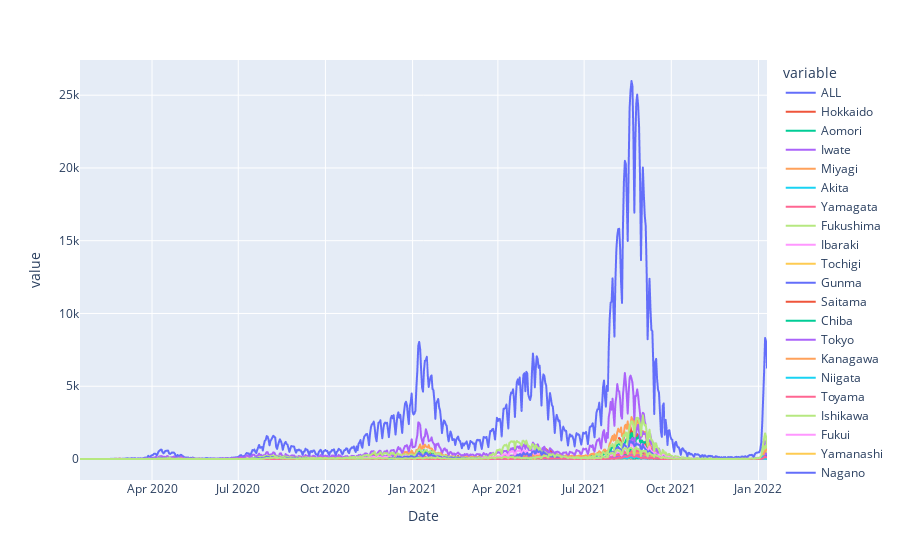

Notebook cell for this chart:
### Code cell
px.line(df, )

### Figure 1 — Plotly figure (JSON) as saved in the notebook; plotly's stock layout.template omitted (floating-point values rounded to 4 significant figures; data arrays with more than 128 entries replaced by an {"elided": "..."} marker saying what was removed)
{"data": [{"hovertemplate": "variable=ALL<br>Date=%{x}<br>value=%{y}<extra></extra>", "legendgroup": "ALL", "line": {"color": "#636efa", "dash": "solid"}, "marker": {"symbol": "circle"}, "mode": "lines", "name": "ALL", "showlegend": true, "type": "scattergl", "x": {"elided": "726 str values"}, "xaxis": "x", "y": {"elided": "726 int values"}, "yaxis": "y"}, {"hovertemplate": "variable=Hokkaido<br>Date=%{x}<br>value=%{y}<extra></extra>", "legendgroup": "Hokkaido", "line": {"color": "#EF553B", "dash": "solid"}, "marker": {"symbol": "circle"}, "mode": "lines", "name": "Hokkaido", "showlegend": true, "type": "scattergl", "x": {"elided": "726 str values"}, "xaxis": "x", "y": {"elided": "726 int values"}, "yaxis": "y"}, {"hovertemplate": "variable=Aomori<br>Date=%{x}<br>value=%{y}<extra></extra>", "legendgroup": "Aomori", "line": {"color": "#00cc96", "dash": "solid"}, "marker": {"symbol": "circle"}, "mode": "lines", "name": "Aomori", "showlegend": true, "type": "scattergl", "x": {"elided": "726 str values"}, "xaxis": "x", "y": {"elided": "726 int values"}, "yaxis": "y"}, {"hovertemplate": "variable=Iwate<br>Date=%{x}<br>value=%{y}<extra></extra>", "legendgroup": "Iwate", "line": {"color": "#ab63fa", "dash": "solid"}, "marker": {"symbol": "circle"}, "mode": "lines", "name": "Iwate", "showlegend": true, "type": "scattergl", "x": {"elided": "726 str values"}, "xaxis": "x", "y": {"elided": "726 int values"}, "yaxis": "y"}, {"hovertemplate": "variable=Miyagi<br>Date=%{x}<br>value=%{y}<extra></extra>", "legendgroup": "Miyagi", "line": {"color": "#FFA15A", "dash": "solid"}, "marker": {"symbol": "circle"}, "mode": "lines", "name": "Miyagi", "showlegend": true, "type": "scattergl", "x": {"elided": "726 str values"}, "xaxis": "x", "y": {"elided": "726 int values"}, "yaxis": "y"}, {"hovertemplate": "variable=Akita<br>Date=%{x}<br>value=%{y}<extra></extra>", "legendgroup": "Akita", "line": {"color": "#19d3f3", "dash": "solid"}, "marker": {"symbol": "circle"}, "mode": "lines", "name": "Akita", "showlegend": true, "type": "scattergl", "x": {"elided": "726 str values"}, "xaxis": "x", "y": {"elided": "726 int values"}, "yaxis": "y"}, {"hovertemplate": "variable=Yamagata<br>Date=%{x}<br>value=%{y}<extra></extra>", "legendgroup": "Yamagata", "line": {"color": "#FF6692", "dash": "solid"}, "marker": {"symbol": "circle"}, "mode": "lines", "name": "Yamagata", "showlegend": true, "type": "scattergl", "x": {"elided": "726 str values"}, "xaxis": "x", "y": {"elided": "726 int values"}, "yaxis": "y"}, {"hovertemplate": "variable=Fukushima<br>Date=%{x}<br>value=%{y}<extra></extra>", "legendgroup": "Fukushima", "line": {"color": "#B6E880", "dash": "solid"}, "marker": {"symbol": "circle"}, "mode": "lines", "name": "Fukushima", "showlegend": true, "type": "scattergl", "x": {"elided": "726 str values"}, "xaxis": "x", "y": {"elided": "726 int values"}, "yaxis": "y"}, {"hovertemplate": "variable=Ibaraki<br>Date=%{x}<br>value=%{y}<extra></extra>", "legendgroup": "Ibaraki", "line": {"color": "#FF97FF", "dash": "solid"}, "marker": {"symbol": "circle"}, "mode": "lines", "name": "Ibaraki", "showlegend": true, "type": "scattergl", "x": {"elided": "726 str values"}, "xaxis": "x", "y": {"elided": "726 int values"}, "yaxis": "y"}, {"hovertemplate": "variable=Tochigi<br>Date=%{x}<br>value=%{y}<extra></extra>", "legendgroup": "Tochigi", "line": {"color": "#FECB52", "dash": "solid"}, "marker": {"symbol": "circle"}, "mode": "lines", "name": "Tochigi", "showlegend": true, "type": "scattergl", "x": {"elided": "726 str values"}, "xaxis": "x", "y": {"elided": "726 int values"}, "yaxis": "y"}, {"hovertemplate": "variable=Gunma<br>Date=%{x}<br>value=%{y}<extra></extra>", "legendgroup": "Gunma", "line": {"color": "#636efa", "dash": "solid"}, "marker": {"symbol": "circle"}, "mode": "lines", "name": "Gunma", "showlegend": true, "type": "scattergl", "x": {"elided": "726 str values"}, "xaxis": "x", "y": {"elided": "726 int values"}, "yaxis": "y"}, {"hovertemplate": "variable=Saitama<br>Date=%{x}<br>value=%{y}<extra></extra>", "legendgroup": "Saitama", "line": {"color": "#EF553B", "dash": "solid"}, "marker": {"symbol": "circle"}, "mode": "lines", "name": "Saitama", "showlegend": true, "type": "scattergl", "x": {"elided": "726 str values"}, "xaxis": "x", "y": {"elided": "726 int values"}, "yaxis": "y"}, {"hovertemplate": "variable=Chiba<br>Date=%{x}<br>value=%{y}<extra></extra>", "legendgroup": "Chiba", "line": {"color": "#00cc96", "dash": "solid"}, "marker": {"symbol": "circle"}, "mode": "lines", "name": "Chiba", "showlegend": true, "type": "scattergl", "x": {"elided": "726 str values"}, "xaxis": "x", "y": {"elided": "726 int values"}, "yaxis": "y"}, {"hovertemplate": "variable=Tokyo<br>Date=%{x}<br>value=%{y}<extra></extra>", "legendgroup": "Tokyo", "line": {"color": "#ab63fa", "dash": "solid"}, "marker": {"symbol": "circle"}, "mode": "lines", "name": "Tokyo", "showlegend": true, "type": "scattergl", "x": {"elided": "726 str values"}, "xaxis": "x", "y": {"elided": "726 int values"}, "yaxis": "y"}, {"hovertemplate": "variable=Kanagawa<br>Date=%{x}<br>value=%{y}<extra></extra>", "legendgroup": "Kanagawa", "line": {"color": "#FFA15A", "dash": "solid"}, "marker": {"symbol": "circle"}, "mode": "lines", "name": "Kanagawa", "showlegend": true, "type": "scattergl", "x": {"elided": "726 str values"}, "xaxis": "x", "y": {"elided": "726 int values"}, "yaxis": "y"}, {"hovertemplate": "variable=Niigata<br>Date=%{x}<br>value=%{y}<extra></extra>", "legendgroup": "Niigata", "line": {"color": "#19d3f3", "dash": "solid"}, "marker": {"symbol": "circle"}, "mode": "lines", "name": "Niigata", "showlegend": true, "type": "scattergl", "x": {"elided": "726 str values"}, "xaxis": "x", "y": {"elided": "726 int values"}, "yaxis": "y"}, {"hovertemplate": "variable=Toyama<br>Date=%{x}<br>value=%{y}<extra></extra>", "legendgroup": "Toyama", "line": {"color": "#FF6692", "dash": "solid"}, "marker": {"symbol": "circle"}, "mode": "lines", "name": "Toyama", "showlegend": true, "type": "scattergl", "x": {"elided": "726 str values"}, "xaxis": "x", "y": {"elided": "726 int values"}, "yaxis": "y"}, {"hovertemplate": "variable=Ishikawa<br>Date=%{x}<br>value=%{y}<extra></extra>", "legendgroup": "Ishikawa", "line": {"color": "#B6E880", "dash": "solid"}, "marker": {"symbol": "circle"}, "mode": "lines", "name": "Ishikawa", "showlegend": true, "type": "scattergl", "x": {"elided": "726 str values"}, "xaxis": "x", "y": {"elided": "726 int values"}, "yaxis": "y"}, {"hovertemplate": "variable=Fukui<br>Date=%{x}<br>value=%{y}<extra></extra>", "legendgroup": "Fukui", "line": {"color": "#FF97FF", "dash": "solid"}, "marker": {"symbol": "circle"}, "mode": "lines", "name": "Fukui", "showlegend": true, "type": "scattergl", "x": {"elided": "726 str values"}, "xaxis": "x", "y": {"elided": "726 int values"}, "yaxis": "y"}, {"hovertemplate": "variable=Yamanashi<br>Date=%{x}<br>value=%{y}<extra></extra>", "legendgroup": "Yamanashi", "line": {"color": "#FECB52", "dash": "solid"}, "marker": {"symbol": "circle"}, "mode": "lines", "name": "Yamanashi", "showlegend": true, "type": "scattergl", "x": {"elided": "726 str values"}, "xaxis": "x", "y": {"elided": "726 int values"}, "yaxis": "y"}, {"hovertemplate": "variable=Nagano<br>Date=%{x}<br>value=%{y}<extra></extra>", "legendgroup": "Nagano", "line": {"color": "#636efa", "dash": "solid"}, "marker": {"symbol": "circle"}, "mode": "lines", "name": "Nagano", "showlegend": true, "type": "scattergl", "x": {"elided": "726 str values"}, "xaxis": "x", "y": {"elided": "726 int values"}, "yaxis": "y"}, {"hovertemplate": "variable=Gifu<br>Date=%{x}<br>value=%{y}<extra></extra>", "legendgroup": "Gifu", "line": {"color": "#EF553B", "dash": "solid"}, "marker": {"symbol": "circle"}, "mode": "lines", "name": "Gifu", "showlegend": true, "type": "scattergl", "x": {"elided": "726 str values"}, "xaxis": "x", "y": {"elided": "726 int values"}, "yaxis": "y"}, {"hovertemplate": "variable=Shizuoka<br>Date=%{x}<br>value=%{y}<extra></extra>", "legendgroup": "Shizuoka", "line": {"color": "#00cc96", "dash": "solid"}, "marker": {"symbol": "circle"}, "mode": "lines", "name": "Shizuoka", "showlegend": true, "type": "scattergl", "x": {"elided": "726 str values"}, "xaxis": "x", "y": {"elided": "726 int values"}, "yaxis": "y"}, {"hovertemplate": "variable=Aichi<br>Date=%{x}<br>value=%{y}<extra></extra>", "legendgroup": "Aichi", "line": {"color": "#ab63fa", "dash": "solid"}, "marker": {"symbol": "circle"}, "mode": "lines", "name": "Aichi", "showlegend": true, "type": "scattergl", "x": {"elided": "726 str values"}, "xaxis": "x", "y": {"elided": "726 int values"}, "yaxis": "y"}, {"hovertemplate": "variable=Mie<br>Date=%{x}<br>value=%{y}<extra></extra>", "legendgroup": "Mie", "line": {"color": "#FFA15A", "dash": "solid"}, "marker": {"symbol": "circle"}, "mode": "lines", "name": "Mie", "showlegend": true, "type": "scattergl", "x": {"elided": "726 str values"}, "xaxis": "x", "y": {"elided": "726 int values"}, "yaxis": "y"}, {"hovertemplate": "variable=Shiga<br>Date=%{x}<br>value=%{y}<extra></extra>", "legendgroup": "Shiga", "line": {"color": "#19d3f3", "dash": "solid"}, "marker": {"symbol": "circle"}, "mode": "lines", "name": "Shiga", "showlegend": true, "type": "scattergl", "x": {"elided": "726 str values"}, "xaxis": "x", "y": {"elided": "726 int values"}, "yaxis": "y"}, {"hovertemplate": "variable=Kyoto<br>Date=%{x}<br>value=%{y}<extra></extra>", "legendgroup": "Kyoto", "line": {"color": "#FF6692", "dash": "solid"}, "marker": {"symbol": "circle"}, "mode": "lines", "name": "Kyoto", "showlegend": true, "type": "scattergl", "x": {"elided": "726 str values"}, "xaxis": "x", "y": {"elided": "726 int values"}, "yaxis": "y"}, {"hovertemplate": "variable=Osaka<br>Date=%{x}<br>value=%{y}<extra></extra>", "legendgroup": "Osaka", "line": {"color": "#B6E880", "dash": "solid"}, "marker": {"symbol": "circle"}, "mode": "lines", "name": "Osaka", "showlegend": true, "type": "scattergl", "x": {"elided": "726 str values"}, "xaxis": "x", "y": {"elided": "726 int values"}, "yaxis": "y"}, {"hovertemplate": "variable=Hyogo<br>Date=%{x}<br>value=%{y}<extra></extra>", "legendgroup": "Hyogo", "line": {"color": "#FF97FF", "dash": "solid"}, "marker": {"symbol": "circle"}, "mode": "lines", "name": "Hyogo", "showlegend": true, "type": "scattergl", "x": {"elided": "726 str values"}, "xaxis": "x", "y": {"elided": "726 int values"}, "yaxis": "y"}, {"hovertemplate": "variable=Nara<br>Date=%{x}<br>value=%{y}<extra></extra>", "legendgroup": "Nara", "line": {"color": "#FECB52", "dash": "solid"}, "marker": {"symbol": "circle"}, "mode": "lines", "name": "Nara", "showlegend": true, "type": "scattergl", "x": {"elided": "726 str values"}, "xaxis": "x", "y": {"elided": "726 int values"}, "yaxis": "y"}, {"hovertemplate": "variable=Wakayama<br>Date=%{x}<br>value=%{y}<extra></extra>", "legendgroup": "Wakayama", "line": {"color": "#636efa", "dash": "solid"}, "marker": {"symbol": "circle"}, "mode": "lines", "name": "Wakayama", "showlegend": true, "type": "scattergl", "x": {"elided": "726 str values"}, "xaxis": "x", "y": {"elided": "726 int values"}, "yaxis": "y"}, {"hovertemplate": "variable=Tottori<br>Date=%{x}<br>value=%{y}<extra></extra>", "legendgroup": "Tottori", "line": {"color": "#EF553B", "dash": "solid"}, "marker": {"symbol": "circle"}, "mode": "lines", "name": "Tottori", "showlegend": true, "type": "scattergl", "x": {"elided": "726 str values"}, "xaxis": "x", "y": {"elided": "726 int values"}, "yaxis": "y"}, {"hovertemplate": "variable=Shimane<br>Date=%{x}<br>value=%{y}<extra></extra>", "legendgroup": "Shimane", "line": {"color": "#00cc96", "dash": "solid"}, "marker": {"symbol": "circle"}, "mode": "lines", "name": "Shimane", "showlegend": true, "type": "scattergl", "x": {"elided": "726 str values"}, "xaxis": "x", "y": {"elided": "726 int values"}, "yaxis": "y"}, {"hovertemplate": "variable=Okayama<br>Date=%{x}<br>value=%{y}<extra></extra>", "legendgroup": "Okayama", "line": {"color": "#ab63fa", "dash": "solid"}, "marker": {"symbol": "circle"}, "mode": "lines", "name": "Okayama", "showlegend": true, "type": "scattergl", "x": {"elided": "726 str values"}, "xaxis": "x", "y": {"elided": "726 int values"}, "yaxis": "y"}, {"hovertemplate": "variable=Hiroshima<br>Date=%{x}<br>value=%{y}<extra></extra>", "legendgroup": "Hiroshima", "line": {"color": "#FFA15A", "dash": "solid"}, "marker": {"symbol": "circle"}, "mode": "lines", "name": "Hiroshima", "showlegend": true, "type": "scattergl", "x": {"elided": "726 str values"}, "xaxis": "x", "y": {"elided": "726 int values"}, "yaxis": "y"}, {"hovertemplate": "variable=Yamaguchi<br>Date=%{x}<br>value=%{y}<extra></extra>", "legendgroup": "Yamaguchi", "line": {"color": "#19d3f3", "dash": "solid"}, "marker": {"symbol": "circle"}, "mode": "lines", "name": "Yamaguchi", "showlegend": true, "type": "scattergl", "x": {"elided": "726 str values"}, "xaxis": "x", "y": {"elided": "726 int values"}, "yaxis": "y"}, {"hovertemplate": "variable=Tokushima<br>Date=%{x}<br>value=%{y}<extra></extra>", "legendgroup": "Tokushima", "line": {"color": "#FF6692", "dash": "solid"}, "marker": {"symbol": "circle"}, "mode": "lines", "name": "Tokushima", "showlegend": true, "type": "scattergl", "x": {"elided": "726 str values"}, "xaxis": "x", "y": {"elided": "726 int values"}, "yaxis": "y"}, {"hovertemplate": "variable=Kagawa<br>Date=%{x}<br>value=%{y}<extra></extra>", "legendgroup": "Kagawa", "line": {"color": "#B6E880", "dash": "solid"}, "marker": {"symbol": "circle"}, "mode": "lines", "name": "Kagawa", "showlegend": true, "type": "scattergl", "x": {"elided": "726 str values"}, "xaxis": "x", "y": {"elided": "726 int values"}, "yaxis": "y"}, {"hovertemplate": "variable=Ehime<br>Date=%{x}<br>value=%{y}<extra></extra>", "legendgroup": "Ehime", "line": {"color": "#FF97FF", "dash": "solid"}, "marker": {"symbol": "circle"}, "mode": "lines", "name": "Ehime", "showlegend": true, "type": "scattergl", "x": {"elided": "726 str values"}, "xaxis": "x", "y": {"elided": "726 int values"}, "yaxis": "y"}, {"hovertemplate": "variable=Kochi<br>Date=%{x}<br>value=%{y}<extra></extra>", "legendgroup": "Kochi", "line": {"color": "#FECB52", "dash": "solid"}, "marker": {"symbol": "circle"}, "mode": "lines", "name": "Kochi", "showlegend": true, "type": "scattergl", "x": {"elided": "726 str values"}, "xaxis": "x", "y": {"elided": "726 int values"}, "yaxis": "y"}, {"hovertemplate": "variable=Fukuoka<br>Date=%{x}<br>value=%{y}<extra></extra>", "legendgroup": "Fukuoka", "line": {"color": "#636efa", "dash": "solid"}, "marker": {"symbol": "circle"}, "mode": "lines", "name": "Fukuoka", "showlegend": true, "type": "scattergl", "x": {"elided": "726 str values"}, "xaxis": "x", "y": {"elided": "726 int values"}, "yaxis": "y"}, {"hovertemplate": "variable=Saga<br>Date=%{x}<br>value=%{y}<extra></extra>", "legendgroup": "Saga", "line": {"color": "#EF553B", "dash": "solid"}, "marker": {"symbol": "circle"}, "mode": "lines", "name": "Saga", "showlegend": true, "type": "scattergl", "x": {"elided": "726 str values"}, "xaxis": "x", "y": {"elided": "726 int values"}, "yaxis": "y"}, {"hovertemplate": "variable=Nagasaki<br>Date=%{x}<br>value=%{y}<extra></extra>", "legendgroup": "Nagasaki", "line": {"color": "#00cc96", "dash": "solid"}, "marker": {"symbol": "circle"}, "mode": "lines", "name": "Nagasaki", "showlegend": true, "type": "scattergl", "x": {"elided": "726 str values"}, "xaxis": "x", "y": {"elided": "726 int values"}, "yaxis": "y"}, {"hovertemplate": "variable=Kumamoto<br>Date=%{x}<br>value=%{y}<extra></extra>", "legendgroup": "Kumamoto", "line": {"color": "#ab63fa", "dash": "solid"}, "marker": {"symbol": "circle"}, "mode": "lines", "name": "Kumamoto", "showlegend": true, "type": "scattergl", "x": {"elided": "726 str values"}, "xaxis": "x", "y": {"elided": "726 int values"}, "yaxis": "y"}, {"hovertemplate": "variable=Oita<br>Date=%{x}<br>value=%{y}<extra></extra>", "legendgroup": "Oita", "line": {"color": "#FFA15A", "dash": "solid"}, "marker": {"symbol": "circle"}, "mode": "lines", "name": "Oita", "showlegend": true, "type": "scattergl", "x": {"elided": "726 str values"}, "xaxis": "x", "y": {"elided": "726 int values"}, "yaxis": "y"}, {"hovertemplate": "variable=Miyazaki<br>Date=%{x}<br>value=%{y}<extra></extra>", "legendgroup": "Miyazaki", "line": {"color": "#19d3f3", "dash": "solid"}, "marker": {"symbol": "circle"}, "mode": "lines", "name": "Miyazaki", "showlegend": true, "type": "scattergl", "x": {"elided": "726 str values"}, "xaxis": "x", "y": {"elided": "726 int values"}, "yaxis": "y"}, {"hovertemplate": "variable=Kagoshima<br>Date=%{x}<br>value=%{y}<extra></extra>", "legendgroup": "Kagoshima", "line": {"color": "#FF6692", "dash": "solid"}, "marker": {"symbol": "circle"}, "mode": "lines", "name": "Kagoshima", "showlegend": true, "type": "scattergl", "x": {"elided": "726 str values"}, "xaxis": "x", "y": {"elided": "726 int values"}, "yaxis": "y"}, {"hovertemplate": "variable=Okinawa<br>Date=%{x}<br>value=%{y}<extra></extra>", "legendgroup": "Okinawa", "line": {"color": "#B6E880", "dash": "solid"}, "marker": {"symbol": "circle"}, "mode": "lines", "name": "Okinawa", "showlegend": true, "type": "scattergl", "x": {"elided": "726 str values"}, "xaxis": "x", "y": {"elided": "726 int values"}, "yaxis": "y"}], "layout": {"autosize": true, "legend": {"title": {"text": "variable"}, "tracegroupgap": 0}, "margin": {"t": 60}, "xaxis": {"anchor": "y", "autorange": true, "domain": [0, 1], "range": ["2020-01-16", "2022-01-10"], "title": {"text": "Date"}, "type": "date"}, "yaxis": {"anchor": "x", "autorange": true, "domain": [0, 1], "range": [-1443.0, 27420.0], "title": {"text": "value"}, "type": "linear"}}}
